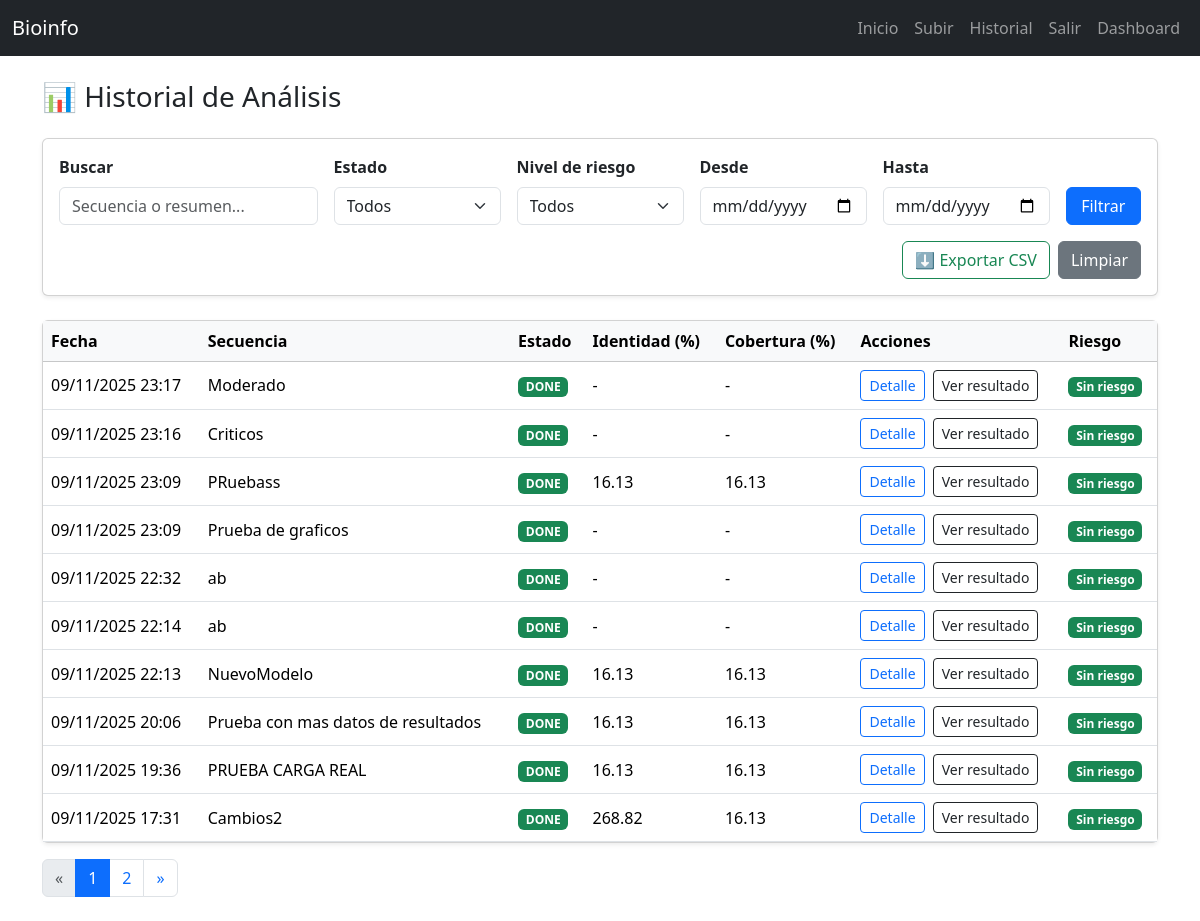
/historial/ (signed in), run on the app's committed database.
### analisis/models.py (models this page shows, shortened)
class AnalysisJob(models.Model):
    MODE_CHOICES = (("DEMO","DEMO"), ("REAL","REAL"))
    sequence = models.ForeignKey(Sequence, on_delete=models.CASCADE, related_name="jobs")
    mode = models.CharField(max_length=8, choices=MODE_CHOICES, default="DEMO")
    status = models.CharField(max_length=20, default="PENDING")  # PENDING/RUNNING/DONE/ERROR
    identity_pct = models.FloatField(null=True, blank=True)
    coverage_pct = models.FloatField(null=True, blank=True)
    raw_summary = models.TextField(null=True, blank=True)
    created_at = models.DateTimeField(auto_now_add=True)
    RISK_CHOICES = (('NONE','Sin riesgo'), ('LOW','Bajo'), ('MEDIUM','Moderado'), ('HIGH','Crítico'))
    risk_level = models.CharField(max_length=10, choices=RISK_CHOICES, default='NONE')

class Sequence(models.Model):
    owner = models.ForeignKey(User, on_delete=models.CASCADE)
    name = models.CharField(max_length=200)
    fasta_file = models.FileField(upload_to="fasta/")
    length_bp = models.IntegerField(null=True, blank=True)
    created_at = models.DateTimeField(auto_now_add=True)

### analisis/views.py (the view)
# urls.py: path('historial/', views.historial, name='historial'),
@login_required
def historial(request):
    q = request.GET.get('q', '').strip()
    status = request.GET.get('status', '').strip().upper()
    date_from = request.GET.get('date_from', '').strip()
    date_to = request.GET.get('date_to', '').strip()
    owner_scope = request.GET.get('owner_scope', 'mine')
    risk = request.GET.get('risk', '').upper()
    jobs = AnalysisJob.objects.select_related('sequence').order_by('-created_at')
    if request.user.is_staff and owner_scope == 'all':
        pass  # ve todo
    else:
        jobs = jobs.filter(sequence__owner=request.user)
    if q:
        jobs = jobs.filter(Q(sequence__name__icontains=q) | Q(raw_summary__icontains=q))
    if status in {'PENDING', 'RUNNING', 'DONE', 'ERROR'}:
        jobs = jobs.filter(status=status)
    if risk in {'NONE', 'LOW', 'MEDIUM', 'HIGH'}:
        jobs = jobs.filter(risk_level=risk)
    df = parse_date(date_from) if date_from else None
    dt = parse_date(date_to) if date_to else None
    if df:
        jobs = jobs.filter(created_at__date__gte=df)
    if dt:
        jobs = jobs.filter(created_at__date__lte=dt)
    paginator = Paginator(jobs, 10)
    page_number = request.GET.get('page')
    page_obj = paginator.get_page(page_number)
    return render(request, "analisis/historial.html", {
        "page_obj": page_obj,
        "q": q,
        "status": status,
        "date_from": date_from,
        "date_to": date_to,
        "owner_scope": owner_scope,
        "risk": risk, # 🔽 Nuevo
    })

### analisis/templates/analisis/historial.html (shortened to what this page needs)
{% extends "analisis/base.html" %}
{% block content %}
<div class="container my-4">
  <h3 class="mb-4">📊 Historial de Análisis</h3>
    <form method="get" class="card p-3 shadow-sm mb-4">
      <div class="row g-3 align-items-end">
        <div class="col-md-3">
          <label class="form-label fw-bold">Buscar</label>
          <input type="text" name="q" value="{{ q }}" class="form-control" placeholder="Secuencia o resumen...">
        </div>
        <div class="col-md-2">
          <label class="form-label fw-bold">Estado</label>
          <select name="status" class="form-select">
            <option value="">Todos</option>
          </select>
        </div>
        <div class="col-md-2">
          <label class="form-label fw-bold">Nivel de riesgo</label>
          <select name="risk" class="form-select">
            <option value="">Todos</option>
          </select>
        </div>
        <div class="col-md-2">
          <label class="form-label fw-bold">Desde</label>
          <input type="date" name="date_from" value="{{ date_from }}" class="form-control">
        </div>
        <div class="col-md-2">
          <label class="form-label fw-bold">Hasta</label>
          <input type="date" name="date_to" value="{{ date_to }}" class="form-control">
        </div>
        <div class="col-md-1 d-flex gap-2">
          <button type="submit" class="btn btn-primary w-100">Filtrar</button>
        </div>
      </div>
      <div class="mt-3 d-flex justify-content-end gap-2">
        <a href="{% url 'export_historial_csv' %}" class="btn btn-outline-success">⬇ Exportar CSV</a>
        <a href="{% url 'historial' %}" class="btn btn-secondary">Limpiar</a>
      </div>
    </form>
  <div class="card shadow-sm">
    <div class="card-body p-0">
      <div class="table-responsive">
        <table class="table table-hover align-middle mb-0">
          <thead class="table-light">
            <tr>
              <th>Fecha</th>
              <th>Secuencia</th>
              <th>Estado</th>
              <th>Identidad (%)</th>
              <th>Cobertura (%)</th>
              <th>Acciones</th>
              <th>Riesgo</th>
            </tr>
          </thead>
          <tbody>
          {% if page_obj and page_obj.object_list %}
            {% for job in page_obj.object_list %}
            <tr>
              <td>{{ job.created_at|date:"d/m/Y H:i" }}</td>
              <td>{{ job.sequence.name }}</td>
              <td>
                {% if job.status == "DONE" %}
                  <span class="badge bg-success">DONE</span>
                {% elif job.status == "RUNNING" %}
                  <span class="badge bg-warning text-dark">RUNNING</span>
                {% elif job.status == "PENDING" %}
                  <span class="badge bg-secondary">PENDING</span>
                {% else %}
                  <span class="badge bg-danger">ERROR</span>
                {% endif %}
              </td>
              <td>{{ job.identity_pct|default:"-" }}</td>
              <td>{{ job.coverage_pct|default:"-" }}</td>
              <td class="d-flex gap-2">
                <a class="btn btn-sm btn-outline-primary" href="{% url 'sequence_detail' job.sequence.pk %}">Detalle</a>
                <a class="btn btn-sm btn-outline-dark" href="{% url 'resultados' job.pk %}">Ver resultado</a>
              </td>
              <td>
                {% if job.risk_level == "HIGH" %}
                  <span class="badge bg-danger">Crítico</span>
                {% elif job.risk_level == "MEDIUM" %}
                  <span class="badge bg-warning text-dark">Moderado</span>
                {% elif job.risk_level == "LOW" %}
                  <span class="badge bg-info text-dark">Bajo</span>
                {% else %}
                  <span class="badge bg-success">Sin riesgo</span>
                {% endif %}
              </td>
            </tr>
            {% endfor %}
          {% else %}
            <tr><td colspan="6" class="text-center text-muted p-4">Sin resultados.</td></tr>
          {% endif %}
          </tbody>
        </table>
      </div>
    </div>
  </div>
  {% if page_obj.paginator.num_pages > 1 %}
  <nav class="mt-3">
    <ul class="pagination">
      {% if page_obj.has_previous %}
      <li class="page-item"><a class="page-link" href="?page={{ page_obj.previous_page_number }}&q={{ q }}&status={{ status }}&date_from={{ date_from }}&date_to={{ date_to }}&owner_scope={{ owner_scope }}">«</a></li>
      {% else %}
      <li class="page-item disabled"><span class="page-link">«</span></li>
      {% endif %}
      {% for num in page_obj.paginator.page_range %}
        {% if page_obj.number == num %}
          <li class="page-item active"><span class="page-link">{{ num }}</span></li>
        {% else %}
          <li class="page-item"><a class="page-link" href="?page={{ num }}&q={{ q }}&status={{ status }}&date_from={{ date_from }}&date_to={{ date_to }}&owner_scope={{ owner_scope }}">{{ num }}</a></li>
        {% endif %}
      {% endfor %}
      {% if page_obj.has_next %}
      <li class="page-item"><a class="page-link" href="?page={{ page_obj.next_page_number }}&q={{ q }}&status={{ status }}&date_from={{ date_from }}&date_to={{ date_to }}&owner_scope={{ owner_scope }}">»</a></li>
      {% else %}
      <li class="page-item disabled"><span class="page-link">»</span></li>
      {% endif %}
    </ul>
  </nav>
  {% endif %}
</div>
{% endblock %}

### data on the page
AnalysisJob: created_at "09/11/2025 23:17", sequence.name "Moderado", status "DONE", identity_pct "-", coverage_pct "-", risk_level "Sin riesgo"
AnalysisJob: created_at "09/11/2025 23:16", sequence.name "Criticos", status "DONE", identity_pct "-", coverage_pct "-", risk_level "Sin riesgo"
AnalysisJob: created_at "09/11/2025 23:09", sequence.name "PRuebass", status "DONE", identity_pct "16.13", coverage_pct "16.13", risk_level "Sin riesgo"
AnalysisJob: created_at "09/11/2025 23:09", sequence.name "Prueba de graficos", status "DONE", identity_pct "-", coverage_pct "-", risk_level "Sin riesgo"
AnalysisJob: created_at "09/11/2025 22:32", sequence.name "ab", status "DONE", identity_pct "-", coverage_pct "-", risk_level "Sin riesgo"
AnalysisJob: created_at "09/11/2025 22:14", sequence.name "ab", status "DONE", identity_pct "-", coverage_pct "-", risk_level "Sin riesgo"
AnalysisJob: created_at "09/11/2025 22:13", sequence.name "NuevoModelo", status "DONE", identity_pct "16.13", coverage_pct "16.13", risk_level "Sin riesgo"
AnalysisJob: created_at "09/11/2025 20:06", sequence.name "Prueba con mas datos de resultados", status "DONE", identity_pct "16.13", coverage_pct "16.13", risk_level "Sin riesgo"
AnalysisJob: created_at "09/11/2025 19:36", sequence.name "PRUEBA CARGA REAL", status "DONE", identity_pct "16.13", coverage_pct "16.13", risk_level "Sin riesgo"
AnalysisJob: created_at "09/11/2025 17:31", sequence.name "Cambios2", status "DONE", identity_pct "268.82", coverage_pct "16.13", risk_level "Sin riesgo"

### other printed values
{{ num }} "1"
{{ num }} "2"
